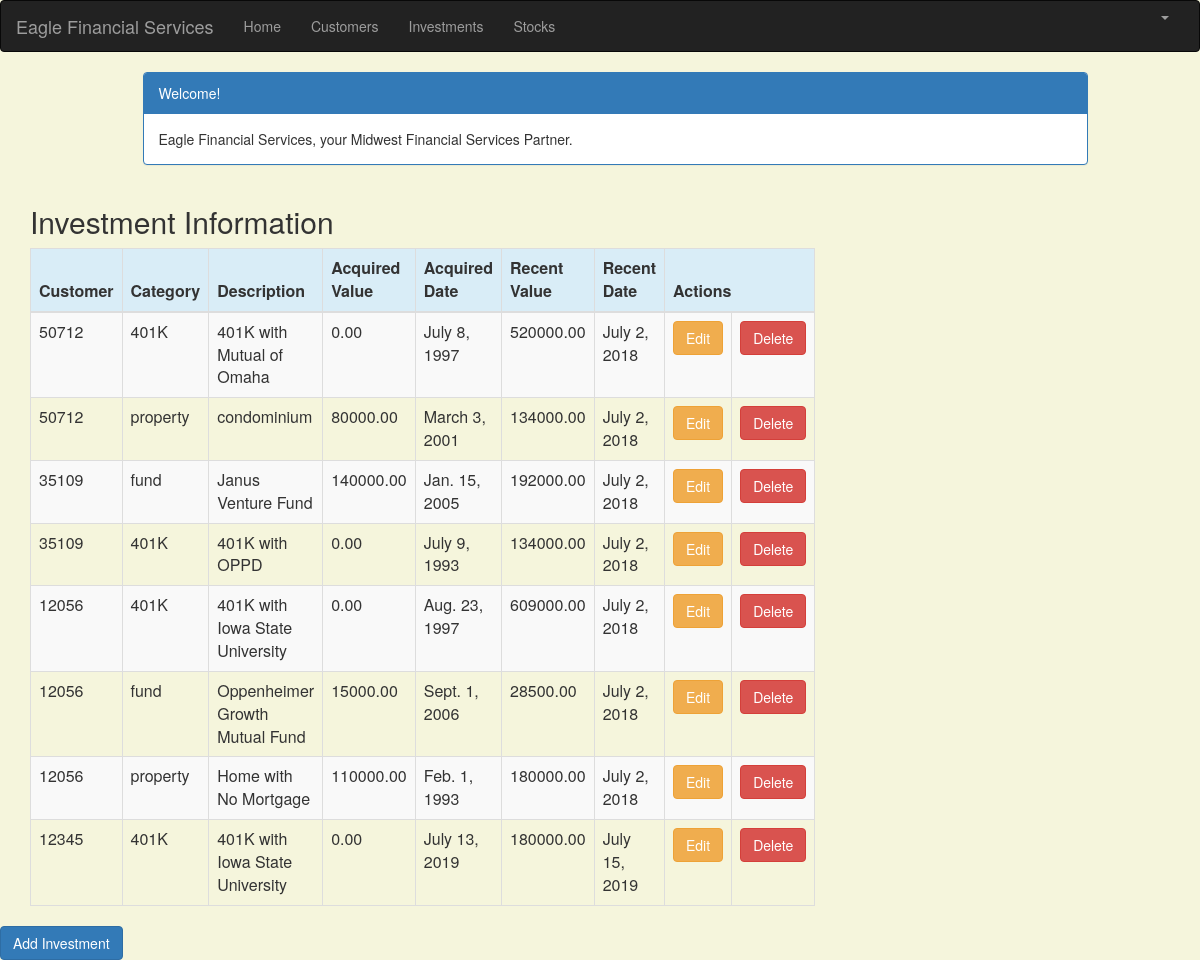
Page /investment_list (signed in) on the earlier database version.
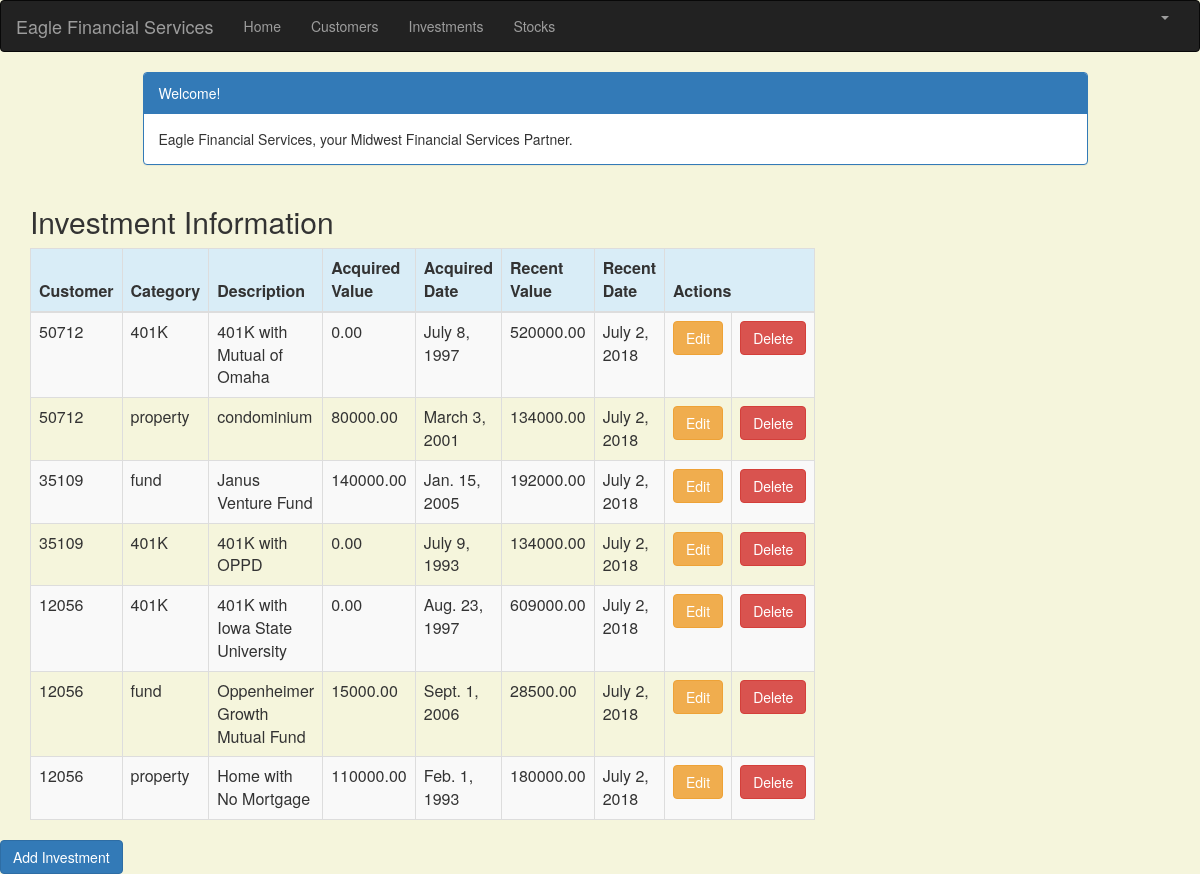
Same page on the later database version.
### portfolio/models.py (models this page shows, shortened)
class Investment(models.Model):
    customer = models.ForeignKey(Customer, on_delete=models.CASCADE, related_name='investments')
    category = models.CharField(max_length=50)
    description = models.CharField(max_length=200)
    acquired_value = models.DecimalField(max_digits=10, decimal_places=2)
    acquired_date = models.DateField(default=timezone.now)
    recent_value = models.DecimalField(max_digits=10, decimal_places=2)
    recent_date = models.DateField(default=timezone.now, blank=True, null=True)

class Customer(models.Model):
    name = models.CharField(max_length=50)
    address = models.CharField(max_length=200)
    cust_number = models.IntegerField(blank=False, null=False)
    city = models.CharField(max_length=50)
    state = models.CharField(max_length=50)
    zipcode = models.CharField(max_length=10)
    email = models.EmailField(max_length=200)
    cell_phone = models.CharField(max_length=50)
    created_date = models.DateTimeField(
        default=timezone.now)
    updated_date = models.DateTimeField(auto_now_add=True)
    def __str__(self):
        return str(self.cust_number)

### portfolio/views.py (the view)
# urls.py: path('investment_list', views.investment_list, name='investment_list'),
@login_required
def investment_list(request):
   investments = Investment.objects.filter(acquired_date__lte=timezone.now())
   return render(request, 'portfolio/investment_list.html', {'investments': investments})

### portfolio/templates/portfolio/investment_list.html (shortened to what this page needs)
{% extends 'portfolio/base.html' %}
{% block content %}
    <html>
    <head>
        <link rel="stylesheet" href="https://maxcdn.bootstrapcdn.com/bootstrap/3.3.4/css/bootstrap.min.css">
    </head>
    <body>
    <div class="container">
        <div class="row">
            <div class="col-md-10 col-md-offset-1">
                <div class="panel panel-primary">
                    <div class="panel-heading">Welcome!</div>
                    <div class="panel-body">
                        Eagle Financial Services, your Midwest Financial Services Partner.
                    </div>
                </div>
            </div>
        </div>
    </div>
    <div class="row">
        <h2 style="padding-left: 15Px">Investment Information</h2>
    </div>
    <div>
        <table class="table table-striped table-bordered table-hover">
            <thead>
            <tr class="bg-info">
                <th>Customer </th>
                <th>Category</th>
                <th>Description</th>
                <th>Acquired Value</th>
                <th>Acquired Date</th>
                <th>Recent Value</th>
                <th>Recent Date</th>
                <th colspan="3">Actions</th>
            </tr>
            </thead>
            <tbody>
            {% for investment in investments %}
                <tr>
                    <td>{{ investment.customer }}</td>
                    <td>{{ investment.category }}</td>
                    <td>{{ investment.description }}</td>
                    <td>{{ investment.acquired_value }}</td>
                    <td>{{ investment.acquired_date }}</td>
                    <td>{{ investment.recent_value }}</td>
                    <td>{{investment.recent_date}}</td>
                    <td><a href="{% url 'portfolio:investment_edit' pk=investment.pk %}"
                           class="btn btn-warning">Edit</a></td>
                     <td><a href="{% url 'portfolio:investment_delete' pk=investment.pk %}"
                           onclick="return confirm('Are you sure you want to delete?')"
                           class="btn btn-danger">Delete</a>
                    </td>
                </tr>
            {% endfor %}
            </tbody>
        </table>
     <div class="row">
           <div class="row">
         <a href="{% url 'portfolio:investment_new' %}" class="row"><span
                    class="btn btn-primary">Add Investment</span></a>
     </div>
        </div>
    </div>
    </body>
    </html>
{% endblock %}

Differences in the rows shown:
removed Investment: customer "12345", category "401K", description "401K with Iowa State University", acquired_value "0.00", acquired_date "July 13, 2019", recent_value "180000.00", recent_date "July 15, 2019"
